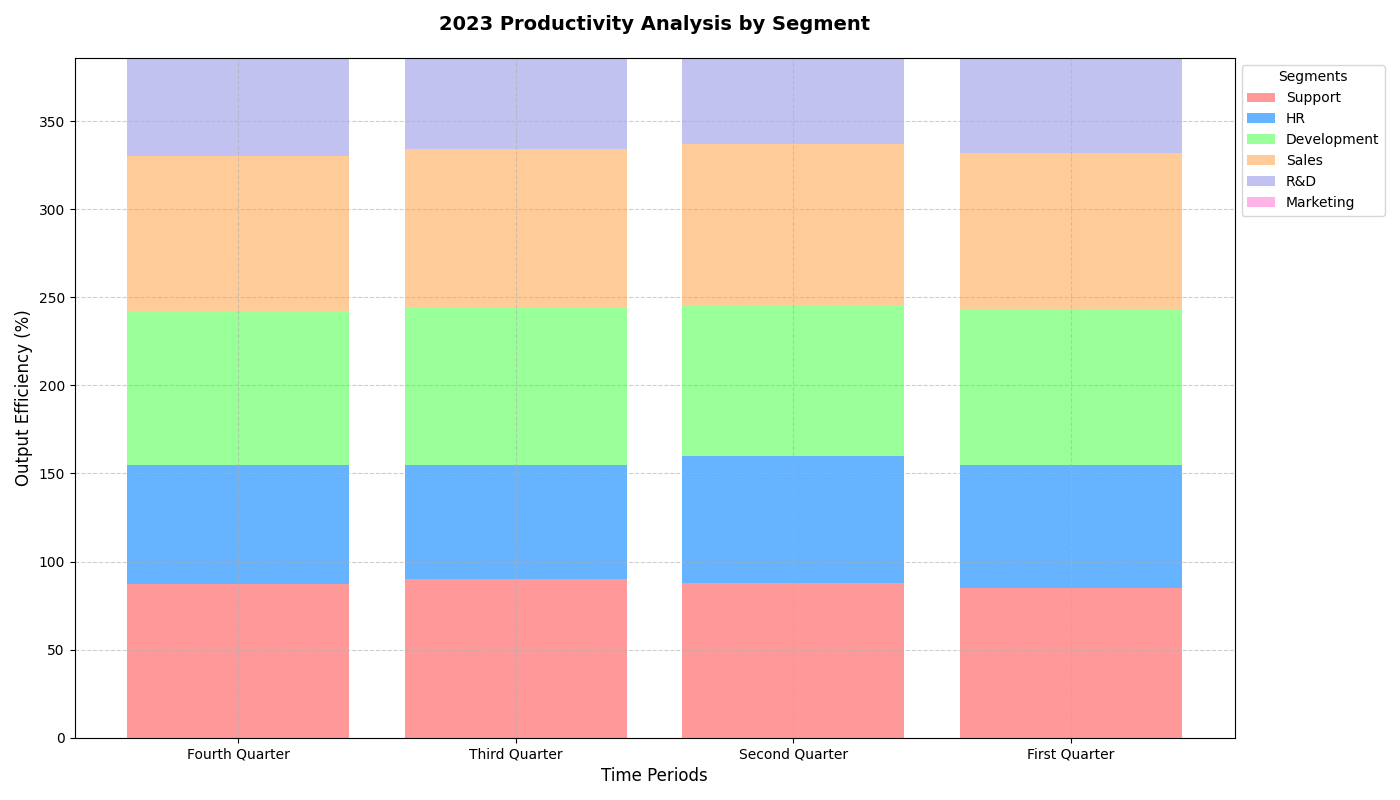

The Python source for this figure:
import numpy as np
import matplotlib.pyplot as plt

departments = ["Support", "HR", "Development", "Sales", "R&D", "Marketing"]
quarters = ["Fourth Quarter", "Third Quarter", "Second Quarter", "First Quarter"]

# Manually altered productivity data, changes within each department's data
development = [87, 89, 85, 88]
marketing = [75, 78, 70, 80]
sales = [88, 90, 92, 89]
hr = [68, 65, 72, 70]
customer_support = [87, 90, 88, 85]
rnd = [98, 95, 96, 97]

productivity_data = np.array([customer_support, hr, development, sales, rnd, marketing])

fig, ax = plt.subplots(figsize=(14, 8))

x = np.arange(len(quarters))

colors = ['#ff9999', '#66b3ff', '#99ff99', '#ffcc99', '#c2c2f0', '#ffb3e6']

bottom = np.zeros(len(quarters))

for i, department in enumerate(departments):
    ax.bar(x, productivity_data[i], label=department, color=colors[i], bottom=bottom)
    bottom += productivity_data[i]

ax.set_title("2023 Productivity Analysis by Segment", fontsize=14, fontweight='bold', pad=20)
ax.set_xlabel('Time Periods', fontsize=12)
ax.set_ylabel('Output Efficiency (%)', fontsize=12)
ax.set_xticks(x)
ax.set_xticklabels(quarters)
ax.set_ylim(0, sum(rnd))

ax.legend(loc='upper left', bbox_to_anchor=(1, 1), title="Segments", fontsize=10)

ax.grid(True, linestyle='--', alpha=0.6)

plt.tight_layout()
plt.show()
